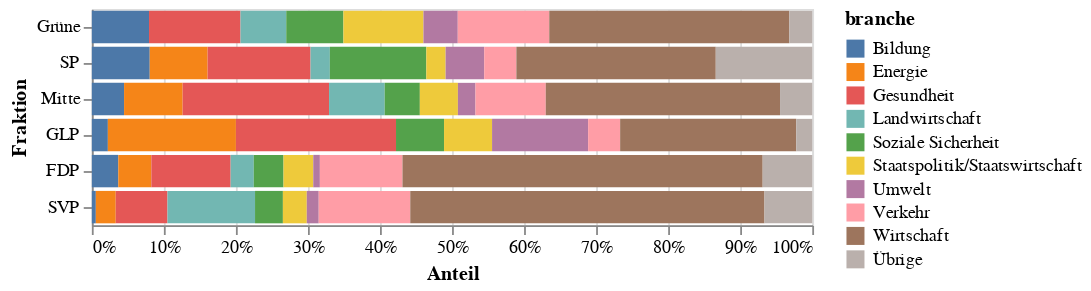

Source (notebook cell):
### Markdown cell above
Umgekehrt kann man auch anschauen wo die Schwerpunkte der einzelnen Fraktionen liegen.
_Berücksichtigt hier sind alle Branchen mit insgesamt mindestens 20 bezahlten Lobbymandaten._

### Code cell
source = duckdb.query('''
    select branche, fraktion_lang fraktion, sort, count(1) count
    from df_bezahlt b
    join df_fraktionen f on f.fraktion = b.fraktion
    where branche in (select branche from df_bezahlt group by branche having count(1) >= 20)
    group by 1, 2, 3
    union
    select 'Übrige' branche, fraktion_lang fraktion, sort, count(1) count
    from df_bezahlt b
    join df_fraktionen f on f.fraktion = b.fraktion
    where branche not in (select branche from df_bezahlt group by branche having count(1) >= 20)
    group by 1, 2, 3
    order by branche, f.sort
''').to_df()

chart = alt.Chart(source).mark_bar().encode(
    x=alt.X('count', title='Anteil', axis=alt.Axis(format='%'), stack='normalize'),
    y=alt.Y('fraktion', title='Fraktion', sort=fraktion_namen),
    color='branche',
).properties(
    # height=400
)
chart.save('output/bars-nach-fraktion-und-branche-relativ-min20.pdf')
chart

### Figure 1 — Vega-Lite specification as saved in the notebook (floating-point values rounded to 4 significant figures)
{"config": {"view": {"continuousWidth": 400, "continuousHeight": 300}}, "data": {"name": "data-3129a2418da26a5fb811be38d3074a05"}, "mark": "bar", "encoding": {"color": {"field": "branche", "type": "nominal"}, "x": {"axis": {"format": "%"}, "field": "count", "stack": "normalize", "title": "Anteil", "type": "quantitative"}, "y": {"field": "fraktion", "sort": ["Grüne", "SP", "Mitte", "GLP", "FDP", "SVP"], "title": "Fraktion", "type": "nominal"}}, "$schema": "https://vega.github.io/schema/vega-lite/v4.17.0.json", "datasets": {"data-3129a2418da26a5fb811be38d3074a05": [{"branche": "Bildung", "fraktion": "Grüne", "sort": 1, "count": 5}, {"branche": "Bildung", "fraktion": "SP", "sort": 2, "count": 9}, {"branche": "Bildung", "fraktion": "GLP", "sort": 3, "count": 1}, {"branche": "Bildung", "fraktion": "Mitte", "sort": 4, "count": 11}, {"branche": "Bildung", "fraktion": "FDP", "sort": 5, "count": 8}, {"branche": "Bildung", "fraktion": "SVP", "sort": 6, "count": 1}, {"branche": "Energie", "fraktion": "SP", "sort": 2, "count": 9}, {"branche": "Energie", "fraktion": "GLP", "sort": 3, "count": 8}, {"branche": "Energie", "fraktion": "Mitte", "sort": 4, "count": 20}, {"branche": "Energie", "fraktion": "FDP", "sort": 5, "count": 10}, {"branche": "Energie", "fraktion": "SVP", "sort": 6, "count": 5}, {"branche": "Gesundheit", "fraktion": "Grüne", "sort": 1, "count": 8}, {"branche": "Gesundheit", "fraktion": "SP", "sort": 2, "count": 16}, {"branche": "Gesundheit", "fraktion": "GLP", "sort": 3, "count": 10}, {"branche": "Gesundheit", "fraktion": "Mitte", "sort": 4, "count": 50}, {"branche": "Gesundheit", "fraktion": "FDP", "sort": 5, "count": 24}, {"branche": "Gesundheit", "fraktion": "SVP", "sort": 6, "count": 13}, {"branche": "Landwirtschaft", "fraktion": "Grüne", "sort": 1, "count": 4}, {"branche": "Landwirtschaft", "fraktion": "SP", "sort": 2, "count": 3}, {"branche": "Landwirtschaft", "fraktion": "Mitte", "sort": 4, "count": 19}, {"branche": "Landwirtschaft", "fraktion": "FDP", "sort": 5, "count": 7}, {"branche": "Landwirtschaft", "fraktion": "SVP", "sort": 6, "count": 22}, {"branche": "Soziale Sicherheit", "fraktion": "Grüne", "sort": 1, "count": 5}, {"branche": "Soziale Sicherheit", "fraktion": "SP", "sort": 2, "count": 15}, {"branche": "Soziale Sicherheit", "fraktion": "GLP", "sort": 3, "count": 3}, {"branche": "Soziale Sicherheit", "fraktion": "Mitte", "sort": 4, "count": 12}, {"branche": "Soziale Sicherheit", "fraktion": "FDP", "sort": 5, "count": 9}, {"branche": "Soziale Sicherheit", "fraktion": "SVP", "sort": 6, "count": 7}, {"branche": "Staatspolitik/Staatswirtschaft", "fraktion": "Grüne", "sort": 1, "count": 7}, {"branche": "Staatspolitik/Staatswirtschaft", "fraktion": "SP", "sort": 2, "count": 3}, {"branche": "Staatspolitik/Staatswirtschaft", "fraktion": "GLP", "sort": 3, "count": 3}, {"branche": "Staatspolitik/Staatswirtschaft", "fraktion": "Mitte", "sort": 4, "count": 13}, {"branche": "Staatspolitik/Staatswirtschaft", "fraktion": "FDP", "sort": 5, "count": 9}, {"branche": "Staatspolitik/Staatswirtschaft", "fraktion": "SVP", "sort": 6, "count": 6}, {"branche": "Umwelt", "fraktion": "Grüne", "sort": 1, "count": 3}, {"branche": "Umwelt", "fraktion": "SP", "sort": 2, "count": 6}, {"branche": "Umwelt", "fraktion": "GLP", "sort": 3, "count": 6}, {"branche": "Umwelt", "fraktion": "Mitte", "sort": 4, "count": 6}, {"branche": "Umwelt", "fraktion": "FDP", "sort": 5, "count": 2}, {"branche": "Umwelt", "fraktion": "SVP", "sort": 6, "count": 3}, {"branche": "Verkehr", "fraktion": "Grüne", "sort": 1, "count": 8}, {"branche": "Verkehr", "fraktion": "SP", "sort": 2, "count": 5}, {"branche": "Verkehr", "fraktion": "GLP", "sort": 3, "count": 2}, {"branche": "Verkehr", "fraktion": "Mitte", "sort": 4, "count": 24}, {"branche": "Verkehr", "fraktion": "FDP", "sort": 5, "count": 25}, {"branche": "Verkehr", "fraktion": "SVP", "sort": 6, "count": 23}, {"branche": "Wirtschaft", "fraktion": "Grüne", "sort": 1, "count": 21}, {"branche": "Wirtschaft", "fraktion": "SP", "sort": 2, "count": 31}, {"branche": "Wirtschaft", "fraktion": "GLP", "sort": 3, "count": 11}, {"branche": "Wirtschaft", "fraktion": "Mitte", "sort": 4, "count": 80}, {"branche": "Wirtschaft", "fraktion": "FDP", "sort": 5, "count": 109}, {"branche": "Wirtschaft", "fraktion": "SVP", "sort": 6, "count": 89}, {"branche": "Übrige", "fraktion": "Grüne", "sort": 1, "count": 2}, {"branche": "Übrige", "fraktion": "SP", "sort": 2, "count": 15}, {"branche": "Übrige", "fraktion": "GLP", "sort": 3, "count": 1}, {"branche": "Übrige", "fraktion": "Mitte", "sort": 4, "count": 11}, {"branche": "Übrige", "fraktion": "FDP", "sort": 5, "count": 15}, {"branche": "Übrige", "fraktion": "SVP", "sort": 6, "count": 12}]}}
